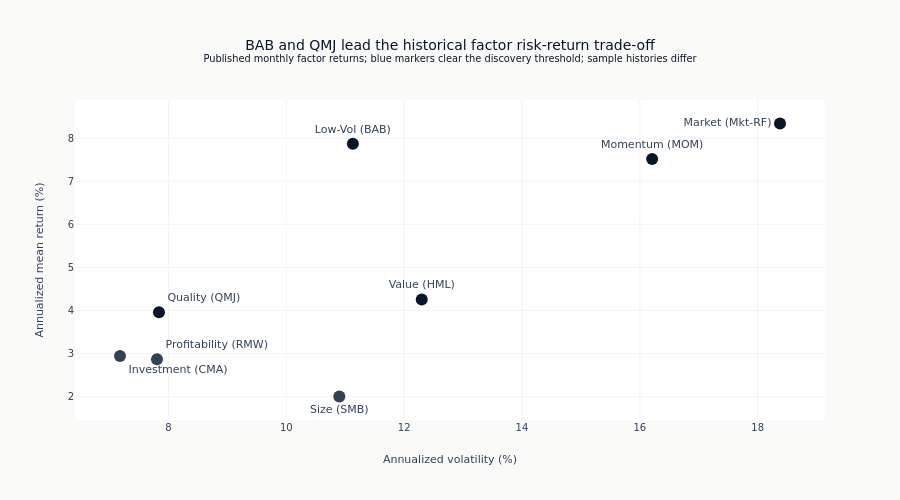

This figure's notebook cell:
### Markdown cell above
A labeled risk-return map replaces the redundant summary dump. Comparisons remain
historical and descriptive because factor histories begin on different dates.

### Code cell
fig = go.Figure(
    go.Scatter(
        x=summary_df["Ann. Volatility"] * 100,
        y=summary_df["Ann. Return"] * 100,
        mode="markers+text",
        text=summary_df.index,
        textposition=[label_positions[label] for label in summary_df.index],
        marker=dict(
            size=12,
            color=[
                COLORS["blue"] if value > DISCOVERY_T_THRESHOLD else COLORS["neutral"]
                for value in summary_df["t-statistic"]
            ],
        ),
        customdata=summary_df[["Sharpe Ratio", "t-statistic", "Max Drawdown", "Period"]],
        hovertemplate=(
            "<b>%{text}</b><br>Annualized return: %{y:.1f}%<br>Annualized volatility: "
            "%{x:.1f}%<br>Sharpe: %{customdata[0]:.2f}<br>Mean t (NW): "
            "%{customdata[1]:.2f}<br>Max drawdown: %{customdata[2]:.1%}<br>Period: "
            "%{customdata[3]}<extra></extra>"
        ),
    )
)
fig.update_layout(
    title=(
        "BAB and QMJ lead the historical factor risk-return trade-off"
        "<br><sup>Published monthly factor returns; blue markers clear the discovery "
        "threshold; "
        "sample histories differ</sup>"
    ),
    xaxis_title="Annualized volatility (%)",
    yaxis_title="Annualized mean return (%)",
    height=500,
    margin=dict(l=75, r=75, b=80),
    showlegend=False,
)
fig.show()

### Figure 1 — Plotly figure (JSON) as saved in the notebook; plotly's stock layout.template omitted (floating-point values rounded to 4 significant figures)
{"data": [{"customdata": [[0.4539, 4.397, -0.8463, "1926-2026"], [0.3459, 3.134, -0.5779, "1926-2026"], [0.1839, 1.769, -0.5495, "1926-2026"], [0.464, 4.74, -0.7854, "1927-2026"], [0.3678, 2.607, -0.4178, "1963-2026"], [0.4105, 2.871, -0.2721, "1963-2026"], [0.5049, 3.683, -0.2934, "1957-2026"], [0.7072, 5.68, -0.5465, "1930-2026"]], "hovertemplate": "<b>%{text}</b><br>Annualized return: %{y:.1f}%<br>Annualized volatility: %{x:.1f}%<br>Sharpe: %{customdata[0]:.2f}<br>Mean t (NW): %{customdata[1]:.2f}<br>Max drawdown: %{customdata[2]:.1%}<br>Period: %{customdata[3]}<extra></extra>", "marker": {"color": ["#0a1628", "#0a1628", "#334155", "#0a1628", "#334155", "#334155", "#0a1628", "#0a1628"], "size": 12}, "mode": "markers+text", "text": ["Market (Mkt-RF)", "Value (HML)", "Size (SMB)", "Momentum (MOM)", "Profitability (RMW)", "Investment (CMA)", "Quality (QMJ)", "Low-Vol (BAB)"], "textposition": ["middle left", "top center", "bottom center", "top center", "top right", "bottom right", "top right", "top center"], "type": "scatter", "x": [18.38, 12.3, 10.9, 16.21, 7.806, 7.178, 7.839, 11.13], "y": [8.342, 4.254, 2.005, 7.52, 2.871, 2.947, 3.958, 7.871]}], "layout": {"height": 500, "margin": {"b": 80, "l": 75, "r": 75}, "showlegend": false, "title": {"text": "BAB and QMJ lead the historical factor risk-return trade-off<br><sup>Published monthly factor returns; blue markers clear the discovery threshold; sample histories differ</sup>"}, "xaxis": {"title": {"text": "Annualized volatility (%)"}}, "yaxis": {"title": {"text": "Annualized mean return (%)"}}}}
